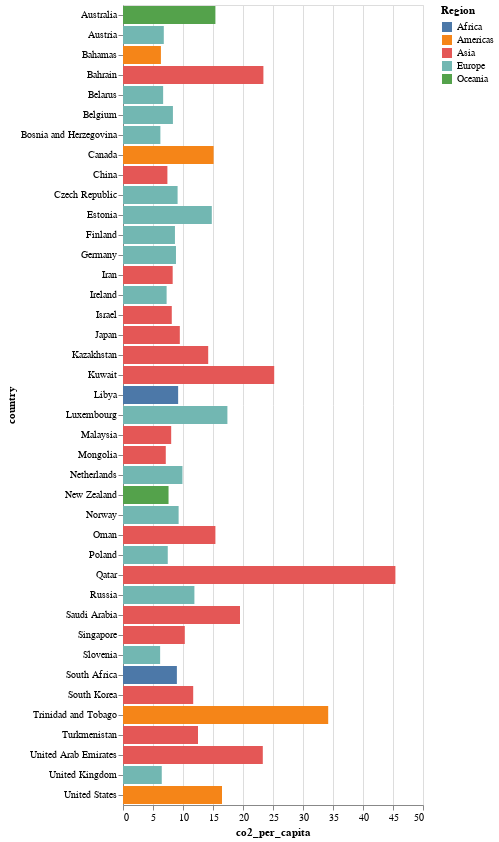

Source (notebook cell):
### Markdown cell above
<div class="alert alert-info" style="color:black">

### Question 5.1
rubric={accuracy:1,quality:1,viz:2}

<h4>
Python
</h4>
<ol type="1">
<li>Filter the data to include only the most recent year when <code>'co2_per_capita'</code> was measured (it is up to you how you find out which year this is).</li>
<li>Use the data frame <code>nlargest</code> method to select the top 40 countries in CO2 production per capita for that year.</li>
<li>Since we have only one value per country per year, let’s create a bar chart to visualize it. Encode the CO2 per capita as on the x-axis, the country on the y-axis, and the region as the color.</li>
<li>Sort your bar chart so that the highest CO2 per capita is the closest to the x-axis (the bottom of the chart). <a href="https://altair-viz.github.io/gallery/bar_chart_sorted.html">Here is an example of how to sort in Altair</a>.</li>
</ol>
</div>

### Code cell
# YOUR PYTHON ANSWER GOES HERE
import pandas as pd
import altair as alt

gap_df = pd.read_csv(
    "https://raw.githubusercontent.com/UofTCoders/workshops-dc-py/master/data/processed/world-data-gapminder.csv",
    parse_dates=["year"]
)

latest_year = gap_df.dropna(subset=["co2_per_capita"])["year"].max()

latest_df = gap_df[gap_df["year"] == latest_year]

top40 = latest_df.nlargest(40, "co2_per_capita")

alt.Chart(top40).mark_bar().encode(
    x = "co2_per_capita:Q",
    y ="country:N",
    color=alt.Color(
        "region:N",
        title="Region"
    ),
    tooltip=["country:N", "region:N", "co2_per_capita:Q"]
)

### Figure 1 — Vega-Lite specification as saved in the notebook (floating-point values rounded to 4 significant figures)
{"config": {"view": {"continuousWidth": 300, "continuousHeight": 300}}, "data": {"name": "data-67fe86320aa4341a15536ffe7dee0dbe"}, "mark": {"type": "bar"}, "encoding": {"color": {"field": "region", "title": "Region", "type": "nominal"}, "tooltip": [{"field": "country", "type": "nominal"}, {"field": "region", "type": "nominal"}, {"field": "co2_per_capita", "type": "quantitative"}], "x": {"field": "co2_per_capita", "type": "quantitative"}, "y": {"field": "country", "type": "nominal"}}, "$schema": "https://vega.github.io/schema/vega-lite/v5.20.1.json", "datasets": {"data-67fe86320aa4341a15536ffe7dee0dbe": [{"country": "Qatar", "year": "2014-01-01T00:00:00", "population": 2370000, "region": "Asia", "sub_region": "Western Asia", "income_group": "High", "life_expectancy": 80.5, "income": 121000, "children_per_woman": 1.95, "child_mortality": 8.6, "pop_density": 205.0, "co2_per_capita": 45.4, "years_in_school_men": 8.7, "years_in_school_women": 10.7}, {"country": "Trinidad and Tobago", "year": "2014-01-01T00:00:00", "population": 1350000, "region": "Americas", "sub_region": "Latin America and the Caribbean", "income_group": "High", "life_expectancy": 73.0, "income": 31600, "children_per_woman": 1.78, "child_mortality": 19.8, "pop_density": 264.0, "co2_per_capita": 34.2, "years_in_school_men": 12.3, "years_in_school_women": 13.1}, {"country": "Kuwait", "year": "2014-01-01T00:00:00", "population": 3780000, "region": "Asia", "sub_region": "Western Asia", "income_group": "High", "life_expectancy": 79.9, "income": 70800, "children_per_woman": 2.01, "child_mortality": 9.1, "pop_density": 212.0, "co2_per_capita": 25.2, "years_in_school_men": 11.9, "years_in_school_women": 12.3}, {"country": "Bahrain", "year": "2014-01-01T00:00:00", "population": 1340000, "region": "Asia", "sub_region": "Western Asia", "income_group": "High", "life_expectancy": 76.7, "income": 44400, "children_per_woman": 2.07, "child_mortality": 7.8, "pop_density": 1760.0, "co2_per_capita": 23.4, "years_in_school_men": 9.66, "years_in_school_women": 10.4}, {"country": "United Arab Emirates", "year": "2014-01-01T00:00:00", "population": 9070000, "region": "Asia", "sub_region": "Western Asia", "income_group": "High", "life_expectancy": 76.4, "income": 64100, "children_per_woman": 1.78, "child_mortality": 7.9, "pop_density": 109.0, "co2_per_capita": 23.3, "years_in_school_men": 12.3, "years_in_school_women": 13.0}, {"country": "Saudi Arabia", "year": "2014-01-01T00:00:00", "population": 30800000, "region": "Asia", "sub_region": "Western Asia", "income_group": "High", "life_expectancy": 76.6, "income": 50000, "children_per_woman": 2.64, "child_mortality": 13.8, "pop_density": 14.3, "co2_per_capita": 19.5, "years_in_school_men": 12.3, "years_in_school_women": 9.44}, {"country": "Luxembourg", "year": "2014-01-01T00:00:00", "population": 556000, "region": "Europe", "sub_region": "Western Europe", "income_group": "High", "life_expectancy": 81.9, "income": 93800, "children_per_woman": 1.56, "child_mortality": 2.5, "pop_density": 215.0, "co2_per_capita": 17.4, "years_in_school_men": 13.6, "years_in_school_women": 13.9}, {"country": "United States", "year": "2014-01-01T00:00:00", "population": 318000000, "region": "Americas", "sub_region": "Northern America", "income_group": "High", "life_expectancy": 78.9, "income": 51800, "children_per_woman": 1.95, "child_mortality": 6.8, "pop_density": 34.7, "co2_per_capita": 16.5, "years_in_school_men": 14.5, "years_in_school_women": 14.9}, {"country": "Australia", "year": "2014-01-01T00:00:00", "population": 23500000, "region": "Oceania", "sub_region": "Australia and New Zealand", "income_group": "High", "life_expectancy": 82.6, "income": 43400, "children_per_woman": 1.87, "child_mortality": 4.0, "pop_density": 3.06, "co2_per_capita": 15.4, "years_in_school_men": 14.0, "years_in_school_women": 14.4}, {"country": "Oman", "year": "2014-01-01T00:00:00", "population": 3960000, "region": "Asia", "sub_region": "Western Asia", "income_group": "High", "life_expectancy": 77.2, "income": 40300, "children_per_woman": 2.8, "child_mortality": 11.0, "pop_density": 12.8, "co2_per_capita": 15.4, "years_in_school_men": 9.53, "years_in_school_women": 8.03}, {"country": "Canada", "year": "2014-01-01T00:00:00", "population": 35600000, "region": "Americas", "sub_region": "Northern America", "income_group": "High", "life_expectancy": 81.8, "income": 42900, "children_per_woman": 1.6, "child_mortality": 5.2, "pop_density": 3.92, "co2_per_capita": 15.1, "years_in_school_men": 15.3, "years_in_school_women": 15.5}, {"country": "Estonia", "year": "2014-01-01T00:00:00", "population": 1320000, "region": "Europe", "sub_region": "Northern Europe", "income_group": "High", "life_expectancy": 77.1, "income": 27000, "children_per_woman": 1.61, "child_mortality": 3.3, "pop_density": 31.1, "co2_per_capita": 14.8, "years_in_school_men": 13.3, "years_in_school_women": 14.3}, {"country": "Kazakhstan", "year": "2014-01-01T00:00:00", "population": 17500000, "region": "Asia", "sub_region": "Central Asia", "income_group": "Upper middle", "life_expectancy": 71.2, "income": 23600, "children_per_woman": 2.68, "child_mortality": 14.0, "pop_density": 6.48, "co2_per_capita": 14.2, "years_in_school_men": 13.3, "years_in_school_women": 13.8}, {"country": "Turkmenistan", "year": "2014-01-01T00:00:00", "population": 5470000, "region": "Asia", "sub_region": "Central Asia", "income_group": "Upper middle", "life_expectancy": 69.6, "income": 14300, "children_per_woman": 2.96, "child_mortality": 54.5, "pop_density": 11.6, "co2_per_capita": 12.5, "years_in_school_men": 13.7, "years_in_school_women": 13.9}, {"country": "Russia", "year": "2014-01-01T00:00:00", "population": 144000000, "region": "Europe", "sub_region": "Eastern Europe", "income_group": "Upper middle", "life_expectancy": 70.8, "income": 24900, "children_per_woman": 1.7, "child_mortality": 8.3, "pop_density": 8.78, "co2_per_capita": 11.9, "years_in_school_men": 13.8, "years_in_school_women": 14.5}, {"country": "South Korea", "year": "2014-01-01T00:00:00", "population": 50400000, "region": "Asia", "sub_region": "Eastern Asia", "income_group": "High", "life_expectancy": 80.9, "income": 33400, "children_per_woman": 1.26, "child_mortality": 3.6, "pop_density": 518.0, "co2_per_capita": 11.7, "years_in_school_men": 14.7, "years_in_school_women": 14.5}, {"country": "Singapore", "year": "2014-01-01T00:00:00", "population": 5450000, "region": "Asia", "sub_region": "South-eastern Asia", "income_group": "High", "life_expectancy": 83.4, "income": 80300, "children_per_woman": 1.25, "child_mortality": 2.7, "pop_density": 7780.0, "co2_per_capita": 10.3, "years_in_school_men": 13.8, "years_in_school_women": 13.7}, {"country": "Netherlands", "year": "2014-01-01T00:00:00", "population": 16900000, "region": "Europe", "sub_region": "Western Europe", "income_group": "High", "life_expectancy": 81.5, "income": 45700, "children_per_woman": 1.76, "child_mortality": 4.0, "pop_density": 501.0, "co2_per_capita": 9.91, "years_in_school_men": 14.4, "years_in_school_women": 14.6}, {"country": "Japan", "year": "2014-01-01T00:00:00", "population": 128000000, "region": "Asia", "sub_region": "Eastern Asia", "income_group": "High", "life_expectancy": 83.6, "income": 37300, "children_per_woman": 1.43, "child_mortality": 2.8, "pop_density": 352.0, "co2_per_capita": 9.47, "years_in_school_men": 15.0, "years_in_school_women": 15.4}, {"country": "Norway", "year": "2014-01-01T00:00:00", "population": 5140000, "region": "Europe", "sub_region": "Northern Europe", "income_group": "High", "life_expectancy": 82.0, "income": 63300, "children_per_woman": 1.87, "child_mortality": 2.8, "pop_density": 14.1, "co2_per_capita": 9.27, "years_in_school_men": 14.8, "years_in_school_women": 15.3}, {"country": "Libya", "year": "2014-01-01T00:00:00", "population": 6200000, "region": "Africa", "sub_region": "Northern Africa", "income_group": "Upper middle", "life_expectancy": 74.4, "income": 15100, "children_per_woman": 2.35, "child_mortality": 13.9, "pop_density": 3.53, "co2_per_capita": 9.19, "years_in_school_men": 8.57, "years_in_school_women": 6.13}, {"country": "Czech Republic", "year": "2014-01-01T00:00:00", "population": 10600000, "region": "Europe", "sub_region": "Eastern Europe", "income_group": "High", "life_expectancy": 78.6, "income": 29100, "children_per_woman": 1.51, "child_mortality": 3.1, "pop_density": 137.0, "co2_per_capita": 9.1, "years_in_school_men": 14.0, "years_in_school_women": 14.3}, {"country": "South Africa", "year": "2014-01-01T00:00:00", "population": 54500000, "region": "Africa", "sub_region": "Sub-Saharan Africa", "income_group": "Upper middle", "life_expectancy": 60.6, "income": 12500, "children_per_woman": 2.51, "child_mortality": 44.5, "pop_density": 45.0, "co2_per_capita": 8.98, "years_in_school_men": 10.9, "years_in_school_women": 11.3}, {"country": "Germany", "year": "2014-01-01T00:00:00", "population": 81500000, "region": "Europe", "sub_region": "Western Europe", "income_group": "High", "life_expectancy": 80.8, "income": 43400, "children_per_woman": 1.44, "child_mortality": 3.9, "pop_density": 234.0, "co2_per_capita": 8.83, "years_in_school_men": 13.9, "years_in_school_women": 14.1}, {"country": "Finland", "year": "2014-01-01T00:00:00", "population": 5460000, "region": "Europe", "sub_region": "Northern Europe", "income_group": "High", "life_expectancy": 81.2, "income": 39000, "children_per_woman": 1.83, "child_mortality": 2.5, "pop_density": 18.0, "co2_per_capita": 8.66, "years_in_school_men": 14.1, "years_in_school_women": 14.9}, {"country": "Belgium", "year": "2014-01-01T00:00:00", "population": 11200000, "region": "Europe", "sub_region": "Western Europe", "income_group": "High", "life_expectancy": 80.9, "income": 41400, "children_per_woman": 1.79, "child_mortality": 4.1, "pop_density": 371.0, "co2_per_capita": 8.32, "years_in_school_men": 13.8, "years_in_school_women": 14.4}, {"country": "Iran", "year": "2014-01-01T00:00:00", "population": 78400000, "region": "Asia", "sub_region": "Southern Asia", "income_group": "Upper middle", "life_expectancy": 75.3, "income": 16500, "children_per_woman": 1.71, "child_mortality": 16.3, "pop_density": 48.1, "co2_per_capita": 8.28, "years_in_school_men": 11.1, "years_in_school_women": 9.71}, {"country": "Israel", "year": "2014-01-01T00:00:00", "population": 7940000, "region": "Asia", "sub_region": "Western Asia", "income_group": "High", "life_expectancy": 81.4, "income": 31800, "children_per_woman": 3.02, "child_mortality": 3.9, "pop_density": 367.0, "co2_per_capita": 8.13, "years_in_school_men": 15.0, "years_in_school_women": 15.6}, {"country": "Malaysia", "year": "2014-01-01T00:00:00", "population": 30200000, "region": "Asia", "sub_region": "South-eastern Asia", "income_group": "Upper middle", "life_expectancy": 75.1, "income": 24200, "children_per_woman": 2.07, "child_mortality": 8.1, "pop_density": 92.0, "co2_per_capita": 8.03, "years_in_school_men": 11.6, "years_in_school_women": 11.8}, {"country": "New Zealand", "year": "2014-01-01T00:00:00", "population": 4570000, "region": "Oceania", "sub_region": "Australia and New Zealand", "income_group": "High", "life_expectancy": 81.5, "income": 34500, "children_per_woman": 2.03, "child_mortality": 5.7, "pop_density": 17.3, "co2_per_capita": 7.59, "years_in_school_men": 14.3, "years_in_school_women": 14.9}, {"country": "Poland", "year": "2014-01-01T00:00:00", "population": 38300000, "region": "Europe", "sub_region": "Eastern Europe", "income_group": "High", "life_expectancy": 77.5, "income": 24300, "children_per_woman": 1.32, "child_mortality": 5.0, "pop_density": 125.0, "co2_per_capita": 7.46, "years_in_school_men": 13.9, "years_in_school_women": 14.7}, {"country": "China", "year": "2014-01-01T00:00:00", "population": 1390000000, "region": "Asia", "sub_region": "Eastern Asia", "income_group": "Upper middle", "life_expectancy": 75.9, "income": 12800, "children_per_woman": 1.61, "child_mortality": 11.5, "pop_density": 148.0, "co2_per_capita": 7.4, "years_in_school_men": 10.9, "years_in_school_women": 9.65}, {"country": "Ireland", "year": "2014-01-01T00:00:00", "population": 4690000, "region": "Europe", "sub_region": "Northern Europe", "income_group": "High", "life_expectancy": 81.1, "income": 48900, "children_per_woman": 1.99, "child_mortality": 3.8, "pop_density": 68.0, "co2_per_capita": 7.27, "years_in_school_men": 13.7, "years_in_school_women": 14.4}, {"country": "Mongolia", "year": "2014-01-01T00:00:00", "population": 2920000, "region": "Asia", "sub_region": "Eastern Asia", "income_group": "Lower middle", "life_expectancy": 68.0, "income": 11300, "children_per_woman": 2.81, "child_mortality": 19.8, "pop_density": 1.88, "co2_per_capita": 7.13, "years_in_school_men": 10.7, "years_in_school_women": 11.9}, {"country": "Austria", "year": "2014-01-01T00:00:00", "population": 8630000, "region": "Europe", "sub_region": "Western Europe", "income_group": "High", "life_expectancy": 81.3, "income": 44100, "children_per_woman": 1.48, "child_mortality": 3.7, "pop_density": 105.0, "co2_per_capita": 6.8, "years_in_school_men": 13.0, "years_in_school_women": 13.2}, {"country": "Belarus", "year": "2014-01-01T00:00:00", "population": 9480000, "region": "Europe", "sub_region": "Eastern Europe", "income_group": "Upper middle", "life_expectancy": 73.0, "income": 17900, "children_per_woman": 1.67, "child_mortality": 4.2, "pop_density": 46.7, "co2_per_capita": 6.69, "years_in_school_men": 14.0, "years_in_school_women": 14.7}, {"country": "United Kingdom", "year": "2014-01-01T00:00:00", "population": 65000000, "region": "Europe", "sub_region": "Northern Europe", "income_group": "High", "life_expectancy": 80.8, "income": 38000, "children_per_woman": 1.88, "child_mortality": 4.5, "pop_density": 269.0, "co2_per_capita": 6.46, "years_in_school_men": 14.4, "years_in_school_women": 14.8}, {"country": "Bahamas", "year": "2014-01-01T00:00:00", "population": 382000, "region": "Americas", "sub_region": "Latin America and the Caribbean", "income_group": "High", "life_expectancy": 73.8, "income": 22300, "children_per_woman": 1.79, "child_mortality": 11.5, "pop_density": 38.2, "co2_per_capita": 6.32, "years_in_school_men": 12.6, "years_in_school_women": 13.5}, {"country": "Bosnia and Herzegovina", "year": "2014-01-01T00:00:00", "population": 3570000, "region": "Europe", "sub_region": "Southern Europe", "income_group": "Upper middle", "life_expectancy": 77.2, "income": 10500, "children_per_woman": 1.33, "child_mortality": 6.1, "pop_density": 69.9, "co2_per_capita": 6.23, "years_in_school_men": 11.2, "years_in_school_women": 11.1}, {"country": "Slovenia", "year": "2014-01-01T00:00:00", "population": 2070000, "region": "Europe", "sub_region": "Southern Europe", "income_group": "High", "life_expectancy": 80.7, "income": 28500, "children_per_woman": 1.6, "child_mortality": 2.5, "pop_density": 103.0, "co2_per_capita": 6.19, "years_in_school_men": 13.3, "years_in_school_women": 14.1}]}}
